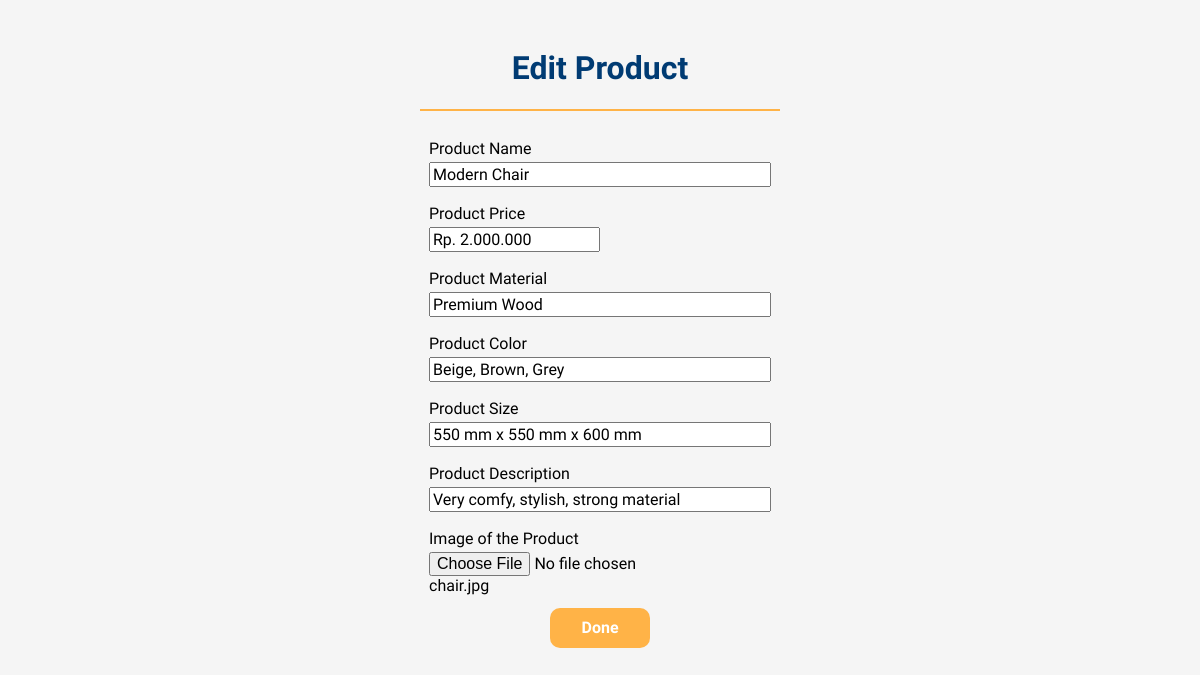
/edit.php?product_id=3, run on the app's committed database.
### tables this page shows
CREATE TABLE `images` (
  `image_id` int(11) NOT NULL,
  `product_id` int(11) NOT NULL,
  `image` varchar(100) NOT NULL
);

CREATE TABLE `product` (
  `product_id` int(11) NOT NULL,
  `product_name` text NOT NULL,
  `product_price` varchar(100) NOT NULL,
  `product_material` varchar(100) DEFAULT NULL,
  `product_color` varchar(100) DEFAULT NULL,
  `product_size` text DEFAULT NULL,
  `product_desc` text NOT NULL
);

### edit.php (the view, shortened to what this page needs)
<!DOCTYPE html>
<html lang="en">
<head>
    <link rel="stylesheet" href="./style/style-add.css">
</head>
<body>
    <?php
        include_once("connect.php");
        $product_id = $_GET['product_id'];
        $arr_product = mysqli_query($conn, "SELECT product.*, image FROM product
                                            JOIN images ON product.product_id = images.product_id
                                            WHERE product.product_id='$product_id'
                                            ");
        while ($product_data = mysqli_fetch_array($arr_product)) {
            $product_name = $product_data['product_name'];
            $product_price = $product_data['product_price'];
            $product_material = $product_data['product_material'];
            $product_color = $product_data['product_color'];
            $product_size = $product_data['product_size'];
            $product_desc = $product_data['product_desc'];
            $img = $product_data['image'];
        }
    ?>
    <div class="content">
        <div class="title">
            <h1>Edit Product</h1>
            <div class="line"></div>
        </div> <br>
        <form method="POST" action="./edit.php?product_id=<?php echo $product_id;?>" enctype="multipart/form-data">
            <table>
                <tr><td><label for="name">Product Name</label></td></tr>
                <tr><td><input type="text" name="product_name" id="name" value="<?php echo $product_name?>"></td></tr>
                <tr><td><label for="price">Product Price</label></td></tr>
                <tr><td><input type="text" name="product_price" placeholder="Rp. xxx.xxx.xxx" id="price" value="<?php echo $product_price?>"></td></tr>
                <tr><td><label for="material">Product Material</label></td></tr>
                <tr><td><input type="text" name="product_material" id="material" value="<?php echo $product_material?>"></td></tr>
                <tr><td><label for="color">Product Color</label></td></tr>
                <tr><td><input type="text" name="product_color" id="color" value="<?php echo $product_color?>"></td></tr>
                <tr><td><label for="size">Product Size</label></td></tr>
                <tr><td><input type="text" name="product_size" id="size" value="<?php echo $product_size?>"></td></tr>
                <tr><td><label for="desc">Product Description</label></td></tr>
                <tr><td><input type="text" name="product_desc" id="desc" value="<?php echo $product_desc?>"></td></tr>
                <tr><td><label for="img">Image of the Product</label></td></tr>
                <tr><td><input type="file" name="image" id="img" accept="image/*"/> <span><?php echo $img?></span></td></tr>
                <tr><td><button type="submit" name="upload" class="btn-submit">Done</button></td></tr>
            </table>
        </form>
    </div>
</body>
</html>

### style/style-add.css (style rules this page uses)
:root { --accent-primary: #ffb347; --accent-primary-lighter: #ffbe62; --accent-secondary: rgb(53, 53, 255); --accent-tertiary: #003B73; }
* { box-sizing: border-box; font-family: Muli; font-size: 16px; transition: 100ms ease-in-out; }
body { background-color: whitesmoke; }
.content { padding: 20px; width: 500px; height: 550px; margin: auto; display: flex; flex-direction: column; align-items: center; }
.title { width: 100%; height: 100px; display: flex; flex-direction: column; align-items: center; }
.title h1 { color: var(--accent-tertiary); font-size: 2em; }
.line { width: 360px; height: 2px; background-color: var(--accent-primary); }
form { width: 80%; height: 90%; }
form table { padding: 6px 10px; width: 100%; }
form input { width: 100%; }
form #price { width: 50%; }
form tr:last-child { text-align: center; height: 60px; }
form tr:nth-child(even) { height: 40px; vertical-align: top; }
.btn-submit { height: 40px; width: 100px; border-radius: 10px; border: 0; color: white; font-weight: bold; background-color: var(--accent-primary); }

### data on the page
images: product_name "Modern Chair", product_price "Rp. 2.000.000", product_material "Premium Wood", product_color "Beige, Brown, Grey", product_size "550 mm x 550 mm x 600 mm", product_desc "Very comfy, stylish, strong material", image "chair.jpg"
